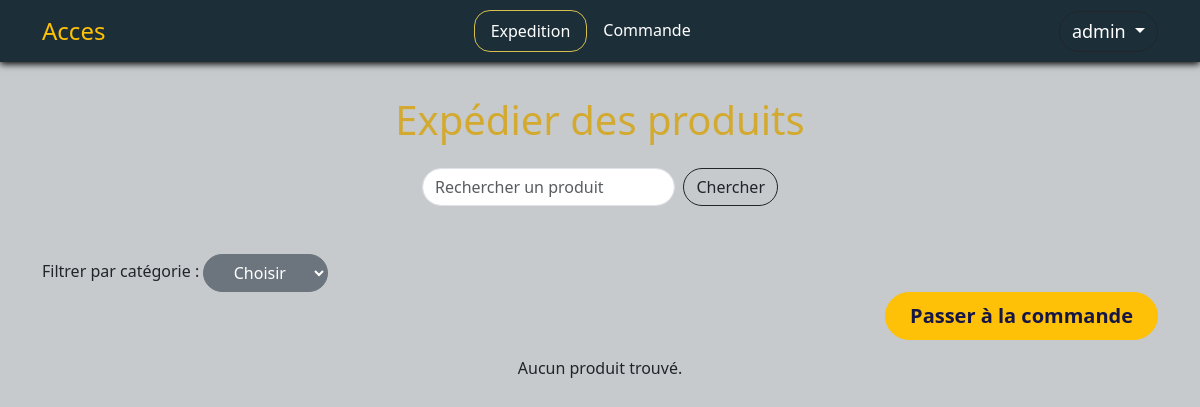
Before: /index.php?action=dashboard (signed in) with the older database file.
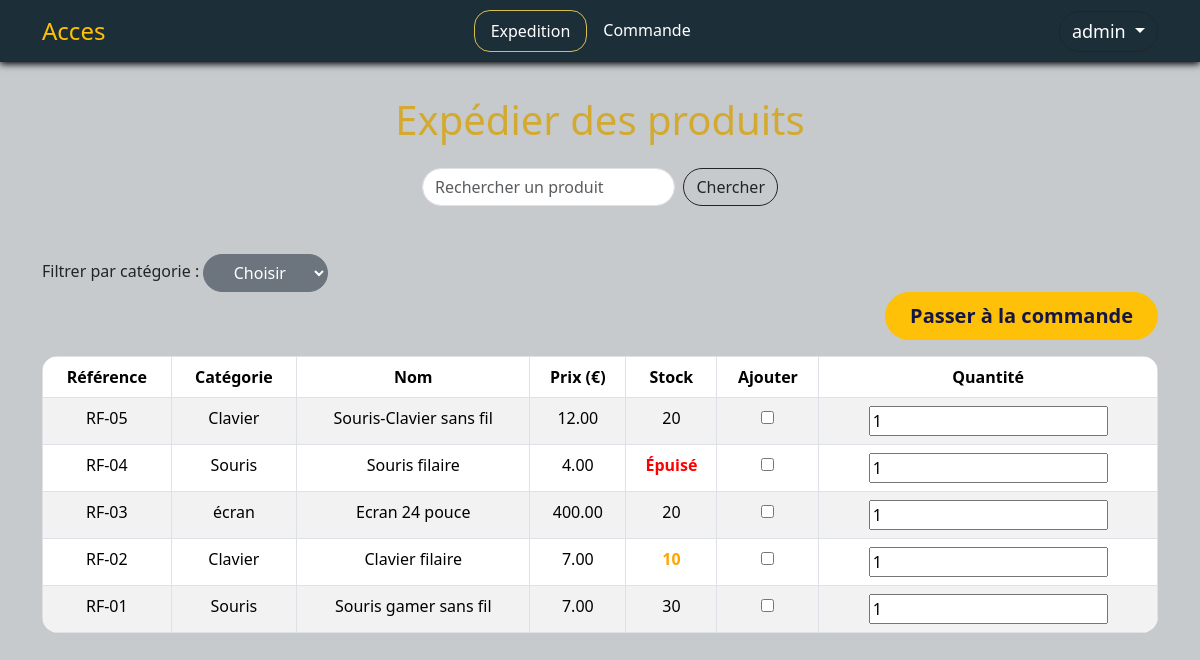
After: the same page with the newer database file.
### tables this page shows
CREATE TABLE IF NOT EXISTS `product` (
  `product_id` int NOT NULL AUTO_INCREMENT,
  `product_reference` varchar(25) NOT NULL,
  `product_name` varchar(25) NOT NULL,
  `product_description` varchar(255) NOT NULL,
  `product_quantity_stock` int NOT NULL,
  `product_alert_threshold` int NOT NULL,
  `product_unit_price` decimal(12,2) NOT NULL,
  `supplier_id` int NOT NULL,
  `category_id` int NOT NULL,
  PRIMARY KEY (`product_id`),
  UNIQUE KEY `product_reference` (`product_reference`),
  UNIQUE KEY `product_name` (`product_name`),
  KEY `fk_product_category` (`category_id`),
  KEY `fk_product_supplier` (`supplier_id`)
);

CREATE TABLE IF NOT EXISTS `category` (
  `category_id` int NOT NULL AUTO_INCREMENT,
  `category` varchar(10) NOT NULL,
  PRIMARY KEY (`category_id`)
);

### controllers/ProductController.php (called while the page is built, shortened)
<?php
require_once __DIR__ . '/../models/Product.php';
class ProductController
{
    private Product $productModel;
    public function __construct(Product $productModel, Category $categoryModel, Supplier $supplierModel)
    {
        $this->productModel = $productModel;
    }
    public function dashboard()
    {
        $searchTerm = $_GET['search'] ?? '';
        $categoryId = $_GET['categorie'] ?? '';
        if (!empty($searchTerm)) {
            $products = $this->productModel->searchByName($searchTerm);
        }
        elseif (!empty($categoryId)) {
            $products = $this->productModel->getByCategory($categoryId);
        }
        else {
            $products = $this->productModel->get_all_product();
        }
        require __DIR__ . '/../views/employe/dashboard.php';
    }
}

### models/Product.php (called while the page is built, shortened)
<?php
require_once __DIR__ . '/../config/database.php';
class Product
{
    private $db;
    public function __construct() {
        $this->db = Database::getInstance()->getConnection();
    }
    public function get_all_product()
    {
        $sql = "SELECT * FROM product
                JOIN supplier, category
                WHERE product.supplier_id = supplier.supplier_id
                AND product.category_id = category.category_id
                ORDER BY product_id DESC";
        $stmt = $this->db->query($sql);
        return $stmt->fetchAll(PDO::FETCH_ASSOC);
    }
}
?>

### config/database.php (called while the page is built)
<?php
class Database {
    private static $instance = null;
    private $connection;
    private $host = 'localhost';
    private $dbname = 'nfe';
    private $username = 'root';
    private $password = '';
    private function __construct() {
        try {
            $this->connection = new PDO("mysql:host=$this->host;dbname=$this->dbname;charset=utf8", $this->username, $this->password);
            $this->connection->setAttribute(PDO::ATTR_ERRMODE, PDO::ERRMODE_EXCEPTION);
        } catch (PDOException $e) {
            die("Erreur de connexion : " . $e->getMessage());
        }
    }
    public static function getInstance() {
        if (!self::$instance) {
            self::$instance = new Database();
        }
        return self::$instance;
    }
    public function getConnection() {
        return $this->connection;
    }
}
?>

### views/employe/expedition.php (the view, shortened to what this page needs)
<section class="mt-5">
  <form method="GET" action="index.php">
    <label>Filtrer par catégorie :</label>
    <select name="categorie" onchange="this.form.submit()" class="btn btn-secondary dropdown-toggle filter">
      <option value="">Choisir</option>
    </select>
  </form>
  <form method="POST" action="index.php?action=selection_produits">
    <div class="col text-end">
        <button type="submit" class="btn btn-warning btn-lg px-4 btn-valider">Passer à la commande</button>
    </div>
    <div class="tablerounededCorner" style="max-height: 400px; overflow-y: auto;">
      <?php if (!empty($products)) : ?>
          <table class="table table-hover mt-3 text-center table-bordered table-striped roundedTable">
            <thead style="position: sticky; top: 0; z-index: 1;">
              <tr>
                <th>Référence</th>
                <th>Catégorie</th>
                <th>Nom</th>
                <th>Prix (€)</th>
                <th>Stock</th>
                <th>Ajouter</th>
                <th>Quantité</th>
              </tr>
            </thead>
            <tbody>
              <?php foreach ($products as $product): ?>
              <tr>
                <td><?= htmlspecialchars($product['product_reference']) ?></td>
                <td><?= htmlspecialchars($product['category']) ?></td>
                <td><?= htmlspecialchars($product['product_name']) ?></td>
                <td><?= number_format($product['product_unit_price'], 2) ?></td>
               <?php if ($product['product_quantity_stock'] == 0) : ?>
                  <td style="color: red; font-weight: bold;">Épuisé</td>
              <?php elseif ($product['product_quantity_stock'] <= $product['product_alert_threshold']) : ?>
                  <td style="color: orange; font-weight: bold;"><?= (int)$product['product_quantity_stock'] ?></td>
              <?php else : ?>
                  <td><?= (int)$product['product_quantity_stock'] ?></td>
              <?php endif; ?>
                <td>
                  <input type="checkbox" name="products[<?= $product['product_id'] ?>][selected]" value="1">
                </td>
                <td>
                  <input type="number" name="products[<?= $product['product_id'] ?>][quantity]" value="1" min="1">
                </td>
              </tr>
              <?php endforeach; ?>
            </tbody>
          </table>
      <?php else : ?>
        <p class="text-center mt-3">Aucun produit trouvé.</p>
      <?php endif; ?>
    </div>
  </form>
</section>

### index.php (shortened to what this page needs)
<?php
require_once __DIR__ . '/models/Product.php';
require_once __DIR__ . '/controllers/CategoryController.php';
require_once __DIR__ . '/controllers/ProductController.php';
require_once __DIR__ . '/controllers/CustomerOrderController.php';
$productController = new ProductController($productModel, $categoryModel, $supplierModel);
$action = $_GET['action'] ?? '';
switch ($action) {
     case 'dashboard':
        $productController->dashboard();
        break;
}
?>

### views/employe/layout/header.php (shortened to what this page needs)
<!DOCTYPE html>
<html lang="en">
<head>
    <link href="https://cdn.jsdelivr.net/npm/bootstrap@5.3.6/dist/css/bootstrap.min.css" rel="stylesheet">
    <link rel="stylesheet" href="public/css/employe.css">
</head>
<body>
<?php
$currentPage = $_GET['action'] ?? '';
?>
<nav class="navbar bg-dark fixed-top ">
  <div class="container">
    <a class="navbar-brand" href="index.php?action=dashboard">Acces</a>
    <ul class="nav  justify-content-center">
      <li class="nav-item">
        <a class="nav-link <?php echo ($currentPage == 'dashboard') ? 'active' : ''; ?>" aria-current="page" href="index.php?action=dashboard">Expedition</a>
      </li>
      <li class="nav-item">
        <a class="nav-link <?php echo ($currentPage == 'list_orders') ? 'active' : ''; ?>" href="index.php?action=list_orders">Commande</a>
      </li>
    </ul>
    <div class="dropdown d-flex">
      <button class="btn btn-outline-dark logout dropdown-toggle" type="button" data-bs-toggle="dropdown" aria-expanded="false">
        <?php echo $_SESSION['username']; ?>
      </button>
    </div>
  </div>
</nav>
<div class="container container-employe">

### views/employe/dashboard.php (shortened to what this page needs)
<?php
include __DIR__ . '/layout/header.php';
?>
<h1 class="text-center mb-4">Expédier des produits</h1>
<div class="row">
    <div class="col"></div>
    <div class="col">
        <form class="d-flex" method="GET" action="index.php">
            <input class="form-control me-2" type="search" name="search" placeholder="Rechercher un produit"
                value="<?= htmlspecialchars($searchTerm ?? '') ?>" style="border-radius:2rem" />
            <button class="btn btn-outline-dark" type="submit" style="border-radius:2rem">Chercher</button>
        </form>
    </div>
    <div class="col"></div>
</div>
<?php
include 'expedition.php';
?>
<?php include __DIR__ . '/layout/footer.php'; ?>

### views/employe/layout/footer.php (shortened to what this page needs)
</div>
</body>
</html>

### public/css/employe.css (style rules this page uses)
body { background: #1c2f3940; }
.navbar { background: #1c2f39 !important; box-shadow: 0px 2px 7px black; }
.navbar-brand { color: #FFC107; font-size: x-large; }
.logout { color: white !important; font-size: large; border-radius: 10rem; }
.nav-link { color: white; }
.nav-link.active { border-radius: 1rem; border: 1px solid rgb(215, 190, 77); }
.container-employe { margin-top: 6rem; }
h1 { color: #d3aa2f; text-align: center; }
.btn-valider { border-radius: 2rem; color: #151646; font-weight: bold; }
.filter { border-radius: 2rem; }
.tablerounededCorner { border-radius: 1rem; }
.roundedTable { border-collapse: collapse; border-radius: 1rem; overflow: hidden; width: 100%; margin: 0; }

Changed rows visible on the page:
added product: product_reference "RF-05", category.category "Clavier", product_name "Souris-Clavier sans fil", product_unit_price "12.00", product_quantity_stock "20"
added product: product_reference "RF-04", category.category "Souris", product_name "Souris filaire", product_unit_price "4.00", product_quantity_stock "Épuisé"
added product: product_reference "RF-03", category.category "écran", product_name "Ecran 24 pouce", product_unit_price "400.00", product_quantity_stock "20"
added product: product_reference "RF-02", category.category "Clavier", product_name "Clavier filaire", product_unit_price "7.00", product_quantity_stock "10"
added product: product_reference "RF-01", category.category "Souris", product_name "Souris gamer sans fil", product_unit_price "7.00", product_quantity_stock "30"
Other visible differences:
text no longer shown: "Aucun produit trouvé."
text now shown: "Référence Catégorie Nom Prix (€) Stock Ajouter Quantité"
